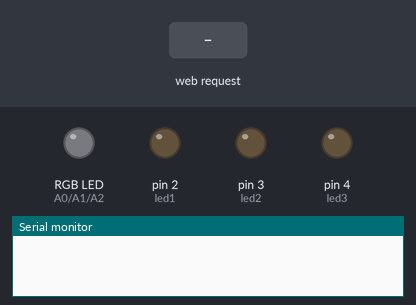
Simulated run of this sketch. Board: Arduino Uno, built with avr-gcc and run on an emulated ATmega328P. Shown: an RGB LED mixed from three pins (HIGH = lit), output pins drawn as LEDs (lit = HIGH), the last lines printed to the serial monitor. Inputs (shaded band) come from the test bench.

Above: at 1.2 s.
1.3 s: HTTP request GET /?p=2&s=1 received
2.8 s: HTTP request GET /?p=3&s=1 received
At 3.6 s:
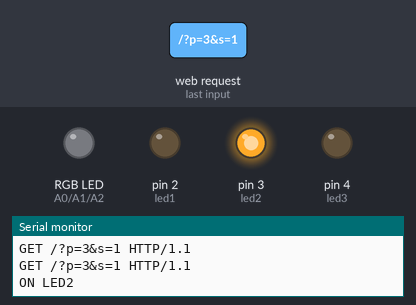
4.3 s: HTTP request GET /?p=a&s=1 received
At 4.7 s:
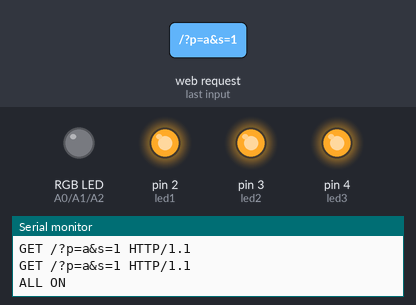
5.8 s: HTTP request GET /?p=2&s=0 received
At 7.0 s:
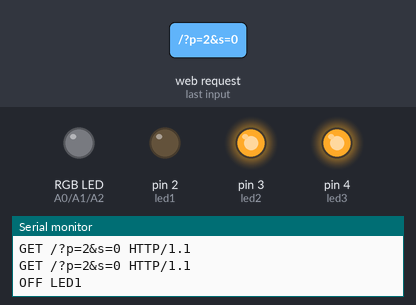
7.3 s: HTTP request GET /?p=3&s=0 received
At 8.2 s:
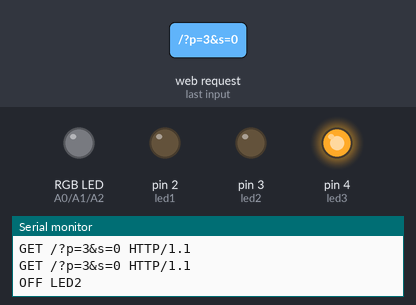
8.8 s: HTTP request GET /?p=4&s=0 received
At 9.4 s:
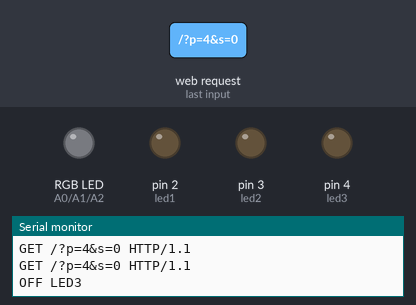
Timing chart, 0 to 11.3 s (numbered marks = the images above; inputs shaded):
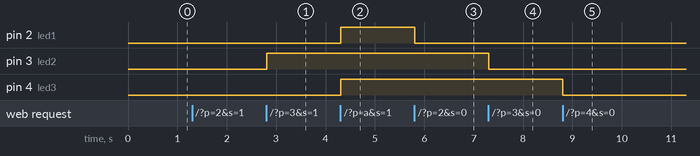

Measured:
- after the input at 2.8 s, pin 3 (led2): LOW → HIGH at once
- after the input at 4.3 s, pin 2 (led1), pin 4 (led3): LOW → HIGH at once
- after the input at 5.8 s, pin 2 (led1): HIGH → LOW at once
- after the input at 7.3 s, pin 3 (led2): HIGH → LOW at once
- after the input at 8.8 s, pin 4 (led3): HIGH → LOW at once

The sketch:

Webserver_Json_response.pde
```cpp
#include <SPI.h>
#include <Ethernet.h>
#include <dht11.h>


byte mac[] = { 0xDE, 0xAD, 0xBE, 0xEF, 0xFE, 0xBE };      //physical mac address
byte ip[] = { 192, 168, 1, 100 };			  // ip address
byte gateway[] = { 192, 168, 1, 1 };			  // internet access via router // mama
//byte gateway[] = { 192, 168, 1, 254 };			  // internet access via router // papa
byte subnet[] = { 255, 255, 255, 0 };			  //subnet mask
Server server(80);				          //server port
String readString = String(30); //string for fetching data from address

dht11 DHT11;
#define DHT11PIN A3

#define action_none -1
#define action_status 0

#define action_on_led1 1
#define action_off_led1 2
#define action_on_led2 3
#define action_off_led2 4
#define action_on_led3 5
#define action_off_led3 6
#define action_on_all 7
#define action_off_all 8
#define change_rbg 9

// arduino out
int led1 = 2;
int led2 = 3;
int led3 = 4;

int redPin = A0;
int greenPin = A1;
int bluePin = A2;

int redVal;
int greenVal;
int blueVal;


// incoming GET command
String r_led1On = "GET /?p=2&s=1";
String r_led1Off = "GET /?p=2&s=0";
String r_led2On = "GET /?p=3&s=1";
String r_led2Off = "GET /?p=3&s=0";
String r_led3On = "GET /?p=4&s=1";
String r_led3Off = "GET /?p=4&s=0";
String r_allOn = "GET /?p=a&s=1";
String r_allOff = "GET /?p=a&s=0";
String r_rgb = "GET /?r=";
String r_status = "GET /?p=status";

// current action
int current_action;

void setup(){
  Serial.begin(9600);
  //start Ethernet
  Ethernet.begin(mac, ip, gateway, subnet);

  pinMode(led1, OUTPUT);
  pinMode(led2, OUTPUT);
  pinMode(led3, OUTPUT);
  pinMode(redPin, OUTPUT);
  pinMode(greenPin, OUTPUT);
  pinMode(bluePin, OUTPUT);

  current_action = -1;
}

void loop(){

  current_action = -1;

  // Create a client connection
  Client client = server.available();
    if (client) {
	while (client.connected()) {
	 if (client.available()) {
	  char c = client.read();
	  //read char by char HTTP request
	  if (readString.length() < 30)
	  {
	    //store characters to string
	    readString = readString + c;
	  }
	  //output chars to serial port
	  Serial.print(c);
	  //if HTTP request has ended
	  if (c == '\n') {

	   Serial.print(readString);
	    if(readString.startsWith(r_led1On)) {
	      Serial.print("\nON LED1\n");
	      current_action = action_on_led1;
	    } else if(readString.startsWith(r_led1Off)) {
	      Serial.print("\nOFF LED1\n");
	      current_action = action_off_led1;
	    } else if(readString.startsWith(r_led2On)) {
	      Serial.print("\nON LED2\n");
	      current_action = action_on_led2;
	    } else if(readString.startsWith(r_led2Off)) {
	      Serial.print("\nOFF LED2\n");
	      current_action = action_off_led2;
	    } else if(readString.startsWith(r_led3On)) {
	      Serial.print("\nON LED3\n");
	      current_action = action_on_led3;
	    } else if(readString.startsWith(r_led3Off)) {
	      Serial.print("\nOFF LED3\n");
	      current_action = action_off_led3;
	    } else if(readString.startsWith(r_allOn)) {
	      Serial.print("\nALL ON\n");
	      current_action = action_on_all;
	    } else if(readString.startsWith(r_allOff)) {
	      Serial.print("\nALL OFF\n");
	      current_action = action_off_all;
	    } else if(readString.startsWith(r_rgb)) {
	      Serial.print("\nCHANGE RGB\n");
	      current_action = change_rbg;
	    } else if(readString.startsWith(r_status)) {
	      Serial.print("\nALL STATUS\n");
	      current_action = action_status;
	    }

	    else {
		Serial.print("\nNone\n");
		current_action = action_none;
	    }
	    // now output HTML data starting with standart header
	   client.println("HTTP/1.1 200 OK");
	   client.println("Content-Type: application/json");
	   client.println();
	   char buf[12];
	   switch(current_action)
	   {
	   case action_status:
              DHT11.read(DHT11PIN); // read temp sensor
	      client.print("{\"ip\" : \"192.168.1.100\", \"lights\" : [{ \"status\" : \"");
              client.print(digitalRead(led1));
              client.print("\", \"out\" : \"");
              client.print(led1);
	      client.print("\"},");
              client.print("{\"status\" : \"");
              client.print(digitalRead(led2));
              client.print("\" , \"out\" : \"");
              client.print(led2);
              client.print("\"},");
              client.print("{\"status\" : \"");
              client.print(digitalRead(led3));
              client.print("\" , \"out\" : \"");
              client.print(led3);
              client.print("\"}] , \"temperature\" : [{ \"temp\" : \"");
              client.print((float)DHT11.temperature, 1);
              client.print("\"}, {\"humidity\" : \"");
              client.print((float)DHT11.humidity, 0);
	      client.print("\"}]}");
	     break;
	   case action_on_led1:
	     returnJsonLight(led1, HIGH, client);
	     break;
	   case action_off_led1:
	     returnJsonLight(led1, LOW, client);
	     break;
	   case action_on_led2:
	     returnJsonLight(led2, HIGH, client);
	     break;
	   case action_off_led2:
	     returnJsonLight(led2, LOW, client);
	     break;
	   case action_on_led3:
	     returnJsonLight(led3, HIGH, client);
	     break;
	   case action_off_led3:
	     returnJsonLight(led3, LOW, client);
	     break;
          case action_on_all:
             returnJsonAllLights(HIGH, client);
	     break;
           case action_off_all:
              returnJsonAllLights(LOW ,client);
	     break;
           case change_rbg:
             getRGBValue(readString, client);
             break;
	   default:
	     current_action = action_none;
	   }
	   //clearing string for next read
	   readString="";
	   //stopping client
	   client.stop();
	  }
	}
    }
  }
}

  void returnJsonLight (int Pin, int Status, Client client) {
    digitalWrite(Pin, Status);
    client.print("{\"status\" : \"");
    client.print(digitalRead(Pin));
    client.print("\" , \"out\" : \"");
    client.print(Pin);
    client.print("\"}");
  }

  void returnJsonAllLights (int Status, Client client) {
    digitalWrite(led1, Status);
    digitalWrite(led2, Status);
    digitalWrite(led3, Status);
    client.print("{\"lights\" : [{ \"status\" : \"");
    client.print(digitalRead(led1));
    client.print("\", \"out\" : \"");
    client.print(led1);
    client.print("\"},");
    client.print("{\"status\" : \"");
    client.print(digitalRead(led2));
    client.print("\" , \"out\" : \"");
    client.print(led2);
    client.print("\"},");
    client.print("{\"status\" : \"");
    client.print(digitalRead(led3));
    client.print("\" , \"out\" : \"");
    client.print(led3);
    client.print("\"}");
    client.print("]}");
  }

  void getRGBValue(String request, Client client){
    Serial.println("rgb shit enzo " + request);
//  exmaple string :  GET /?r=125&g=125&b=208 HTTP/1
    int rStart =  request.indexOf('r');
    int rEnd =  request.indexOf('&g');
    String rVal = request.substring(rStart+2, rEnd-1);
    int gStart =  request.indexOf('g');
    int gEnd =  request.indexOf('&b');
    String gVal = request.substring(gStart+2, gEnd-1);
    int bStart =  request.indexOf('b');
    int bEnd =  request.indexOf('HTTP');
    String bVal = request.substring(bStart+2, bEnd-4);
    Serial.println("\n R-" + rVal +"-");
    Serial.println("\n G-" + gVal +"-");
    Serial.println("\n B-" + bVal +"-");

    // string to char to int - needs to be fixed!)
    char redCharBuf[3];
    char greenCharBuf[3];
    char blueCharBuf[3];
    rVal.toCharArray(redCharBuf, 3);
    gVal.toCharArray(greenCharBuf, 3);
    bVal.toCharArray(blueCharBuf, 3);

    int rValInt = charToInt(redCharBuf);
    int gValInt =charToInt(greenCharBuf);
    int bValInt =charToInt(blueCharBuf);

    writeRGBValue(rValInt, gValInt, bValInt);
  }

int8_t charToInt( char *str ){
  Serial.println("\n input : ");
  Serial.print(str);
  int8_t r = 0;
  int len = strlen(str);
  for(int i=0; i<len; i++){
   //Check if this is a number
   if ( str[i] < 0x3a && str[i] > 0x2f){
     // is a ASCII number, return it
     r = r * 10;
   r += (str[i]-0x30);
   }else{
    i = len; //exit!
    r = -1;
    break;
   }
  }
  Serial.println("\n output : ");
  Serial.print(r);
  return r;
 }


void writeRGBValue(int red, int green, int blue){
    analogWrite(redPin, red*10);   // set the LED on
    analogWrite(greenPin, green*10);   // set the LED on
    analogWrite(bluePin, blue*10);   // set the LED on
}
```
